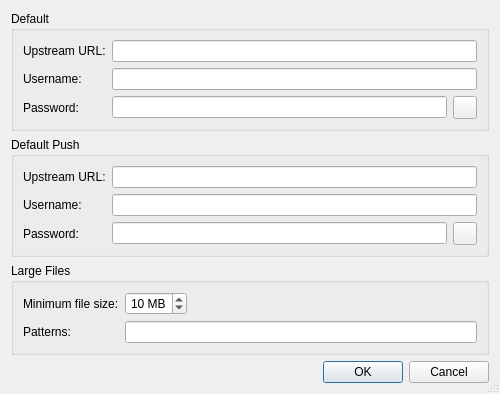
<?xml version="1.0" encoding="UTF-8"?>
<ui version="4.0">
 <class>HgRepoConfigDataDialog</class>
 <widget class="QDialog" name="HgRepoConfigDataDialog">
  <property name="geometry">
   <rect>
    <x>0</x>
    <y>0</y>
    <width>500</width>
    <height>352</height>
   </rect>
  </property>
  <property name="windowTitle">
   <string>Mercurial Repository Configuration</string>
  </property>
  <property name="sizeGripEnabled">
   <bool>true</bool>
  </property>
  <layout class="QVBoxLayout" name="verticalLayout">
   <item>
    <widget class="QGroupBox" name="groupBox">
     <property name="title">
      <string>Default</string>
     </property>
     <layout class="QGridLayout" name="gridLayout">
      <item row="0" column="0">
       <widget class="QLabel" name="label_2">
        <property name="text">
         <string>Upstream URL:</string>
        </property>
       </widget>
      </item>
      <item row="0" column="1" colspan="2">
       <widget class="E5ClearableLineEdit" name="defaultUrlEdit">
        <property name="toolTip">
         <string>Enter the URL of the upstream repository</string>
        </property>
       </widget>
      </item>
      <item row="1" column="0">
       <widget class="QLabel" name="label_3">
        <property name="text">
         <string>Username:</string>
        </property>
       </widget>
      </item>
      <item row="1" column="1" colspan="2">
       <widget class="E5ClearableLineEdit" name="defaultUserEdit">
        <property name="toolTip">
         <string>Enter user name to acces the upstream repository</string>
        </property>
       </widget>
      </item>
      <item row="2" column="0">
       <widget class="QLabel" name="label_4">
        <property name="text">
         <string>Password:</string>
        </property>
       </widget>
      </item>
      <item row="2" column="1">
       <widget class="E5ClearableLineEdit" name="defaultPasswordEdit">
        <property name="toolTip">
         <string>Enter the password to acces the upstream repository</string>
        </property>
        <property name="echoMode">
         <enum>QLineEdit::Password</enum>
        </property>
       </widget>
      </item>
      <item row="2" column="2">
       <widget class="QToolButton" name="defaultShowPasswordButton">
        <property name="toolTip">
         <string>Press to show the password</string>
        </property>
        <property name="checkable">
         <bool>true</bool>
        </property>
       </widget>
      </item>
     </layout>
    </widget>
   </item>
   <item>
    <widget class="QGroupBox" name="groupBox_2">
     <property name="title">
      <string>Default Push</string>
     </property>
     <layout class="QGridLayout" name="gridLayout_2">
      <item row="0" column="0">
       <widget class="QLabel" name="label_5">
        <property name="text">
         <string>Upstream URL:</string>
        </property>
       </widget>
      </item>
      <item row="0" column="1" colspan="2">
       <widget class="E5ClearableLineEdit" name="defaultPushUrlEdit">
        <property name="toolTip">
         <string>Enter the URL of the upstream (push) repository</string>
        </property>
       </widget>
      </item>
      <item row="1" column="0">
       <widget class="QLabel" name="label_7">
        <property name="text">
         <string>Username:</string>
        </property>
       </widget>
      </item>
      <item row="1" column="1" colspan="2">
       <widget class="E5ClearableLineEdit" name="defaultPushUserEdit">
        <property name="toolTip">
         <string>Enter user name to acces the upstream (push) repository</string>
        </property>
       </widget>
      </item>
      <item row="2" column="0">
       <widget class="QLabel" name="label_6">
        <property name="text">
         <string>Password:</string>
        </property>
       </widget>
      </item>
      <item row="2" column="1">
       <widget class="E5ClearableLineEdit" name="defaultPushPasswordEdit">
        <property name="toolTip">
         <string>Enter the password to acces the upstream (push) repository</string>
        </property>
        <property name="echoMode">
         <enum>QLineEdit::Password</enum>
        </property>
       </widget>
      </item>
      <item row="2" column="2">
       <widget class="QToolButton" name="defaultPushShowPasswordButton">
        <property name="toolTip">
         <string>Press to show the password</string>
        </property>
        <property name="checkable">
         <bool>true</bool>
        </property>
       </widget>
      </item>
     </layout>
    </widget>
   </item>
   <item>
    <widget class="QGroupBox" name="largefilesGroup">
     <property name="title">
      <string>Large Files</string>
     </property>
     <layout class="QGridLayout" name="gridLayout_3">
      <item row="0" column="0">
       <widget class="QLabel" name="label_8">
        <property name="text">
         <string>Minimum file size:</string>
        </property>
       </widget>
      </item>
      <item row="0" column="1">
       <widget class="QSpinBox" name="lfFileSizeSpinBox">
        <property name="toolTip">
         <string>Enter the minimum file size in MB for files to be treated as Large Files</string>
        </property>
        <property name="alignment">
         <set>Qt::AlignRight|Qt::AlignTrailing|Qt::AlignVCenter</set>
        </property>
        <property name="suffix">
         <string> MB</string>
        </property>
        <property name="minimum">
         <number>1</number>
        </property>
        <property name="value">
         <number>10</number>
        </property>
       </widget>
      </item>
      <item row="0" column="2">
       <spacer name="horizontalSpacer">
        <property name="orientation">
         <enum>Qt::Horizontal</enum>
        </property>
        <property name="sizeHint" stdset="0">
         <size>
          <width>215</width>
          <height>20</height>
         </size>
        </property>
       </spacer>
      </item>
      <item row="1" column="0">
       <widget class="QLabel" name="label_9">
        <property name="text">
         <string>Patterns:</string>
        </property>
       </widget>
      </item>
      <item row="1" column="1" colspan="2">
       <widget class="QLineEdit" name="lfFilePatternsEdit">
        <property name="toolTip">
         <string>Enter file patterns (space separated) for files to be treated as Large Files</string>
        </property>
       </widget>
      </item>
     </layout>
    </widget>
   </item>
   <item>
    <widget class="QDialogButtonBox" name="buttonBox">
     <property name="orientation">
      <enum>Qt::Horizontal</enum>
     </property>
     <property name="standardButtons">
      <set>QDialogButtonBox::Cancel|QDialogButtonBox::Ok</set>
     </property>
    </widget>
   </item>
  </layout>
 </widget>
 <customwidgets>
  <customwidget>
   <class>E5ClearableLineEdit</class>
   <extends>QLineEdit</extends>
   <header>E5Gui/E5LineEdit.h</header>
  </customwidget>
 </customwidgets>
 <tabstops>
  <tabstop>defaultUrlEdit</tabstop>
  <tabstop>defaultUserEdit</tabstop>
  <tabstop>defaultPasswordEdit</tabstop>
  <tabstop>defaultShowPasswordButton</tabstop>
  <tabstop>defaultPushUrlEdit</tabstop>
  <tabstop>defaultPushUserEdit</tabstop>
  <tabstop>defaultPushPasswordEdit</tabstop>
  <tabstop>defaultPushShowPasswordButton</tabstop>
  <tabstop>lfFileSizeSpinBox</tabstop>
  <tabstop>lfFilePatternsEdit</tabstop>
  <tabstop>buttonBox</tabstop>
 </tabstops>
 <resources/>
 <connections>
  <connection>
   <sender>buttonBox</sender>
   <signal>accepted()</signal>
   <receiver>HgRepoConfigDataDialog</receiver>
   <slot>accept()</slot>
   <hints>
    <hint type="sourcelabel">
     <x>248</x>
     <y>254</y>
    </hint>
    <hint type="destinationlabel">
     <x>157</x>
     <y>274</y>
    </hint>
   </hints>
  </connection>
  <connection>
   <sender>buttonBox</sender>
   <signal>rejected()</signal>
   <receiver>HgRepoConfigDataDialog</receiver>
   <slot>reject()</slot>
   <hints>
    <hint type="sourcelabel">
     <x>316</x>
     <y>260</y>
    </hint>
    <hint type="destinationlabel">
     <x>286</x>
     <y>274</y>
    </hint>
   </hints>
  </connection>
 </connections>
</ui>
